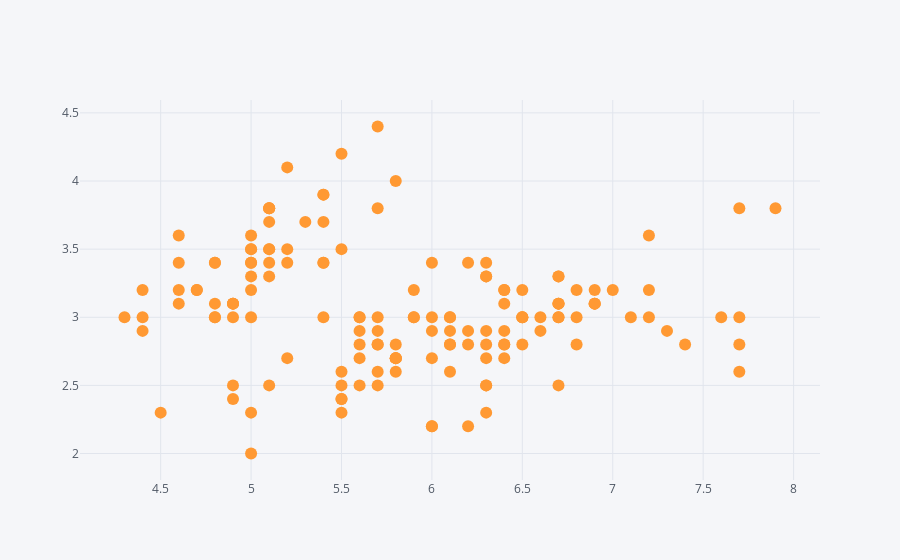

Source (notebook cell):
### Code cell
df.iplot(x = 'sepal_length',y = 'sepal_width',mode = 'markers')

### Figure 1 — Plotly figure (JSON) as saved in the notebook; plotly's stock layout.template omitted (floating-point values rounded to 4 significant figures; data arrays with more than 128 entries replaced by an {"elided": "..."} marker saying what was removed)
{"data": [{"line": {"color": "rgba(255, 153, 51, 1.0)", "dash": "solid", "shape": "linear", "width": 1.3}, "marker": {"size": 12, "symbol": "circle"}, "mode": "markers", "name": "sepal_width", "text": "", "type": "scatter", "x": {"elided": "150 float values"}, "y": {"elided": "150 float values"}}], "layout": {"autosize": true, "legend": {"bgcolor": "#F5F6F9", "font": {"color": "#4D5663"}}, "paper_bgcolor": "#F5F6F9", "plot_bgcolor": "#F5F6F9", "title": {"font": {"color": "#4D5663"}}, "xaxis": {"autorange": true, "gridcolor": "#E1E5ED", "range": [4.034, 8.166], "showgrid": true, "tickfont": {"color": "#4D5663"}, "title": {"font": {"color": "#4D5663"}, "text": ""}, "type": "linear", "zerolinecolor": "#E1E5ED"}, "yaxis": {"autorange": true, "gridcolor": "#E1E5ED", "range": [1.731, 4.669], "showgrid": true, "tickfont": {"color": "#4D5663"}, "title": {"font": {"color": "#4D5663"}, "text": ""}, "type": "linear", "zerolinecolor": "#E1E5ED"}}}
